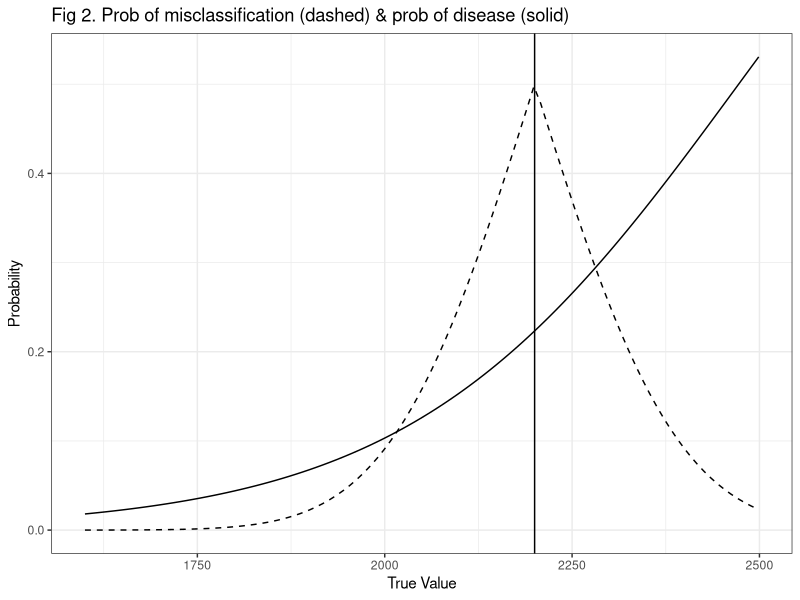
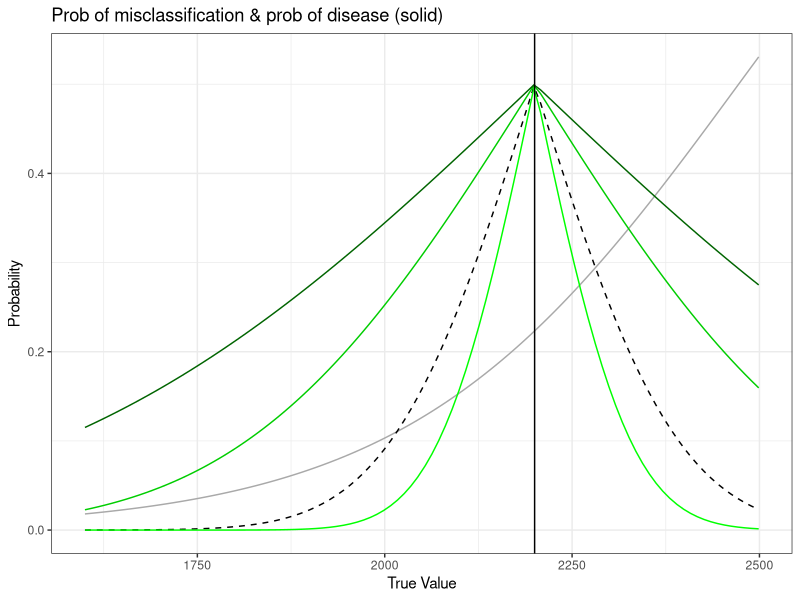

Here is the R script that generated these plots, in order:
## ---- chunk 1
knitr::opts_chunk$set(echo = TRUE)
library(ggplot2)
library(tidyverse)
## ---- chunk 2
# These are with fixed disease before simulations

flegal_sim_fixed <- function(N, Emin, Emax, cutpt, a, b, MEsigma, Nsims){
  # fixed exposure values and disease status. Using seq to ensure same numbers as paper
  E <- as.integer(seq(from = Emin, to = Emax, length.out = N))
  D <- rbinom(n = N, size = 1, p = plogis(a + b*E)) 

  values <- matrix(nrow = Nsims, ncol = 8, dimnames = list(c(), c("Se", "SeD1", "SeD0", "Sp", "SpD1", "SpD0", "RRtrue", "RRobs")))
  results <- matrix(nrow = length(MEsigma), ncol = 16, dimnames = list(c(),c("N", "Emin", "Emax", "cutoff", "a", "b", "Nsims", "ME", "SeAll", "SeD1", "SeD0", "SpAll", "SpD1", "SpD0", "RRtrue", "RRobs")))
  
   allresults <- data.frame()
 
    
  for (j in seq_along(MEsigma)){
    
    for (i in 1:Nsims){
      Eerror <- rnorm(N, mean = 0, sd = MEsigma)
      Eprime <- E + Eerror
      Ehigh <- ifelse(E > cutpt, 1, 0)
      Eprimehigh <- ifelse(Eprime > cutpt, 1, 0)
    
      values[i,1] <- sum(Eprimehigh==1 & Ehigh==1)/sum(Ehigh==1)
      values[i,2] <- sum(Eprimehigh[D==1]==1 & Ehigh[D==1]==1)/sum(Ehigh[D==1]==1)
      values[i,3] <- sum(Eprimehigh[D==0]==1 & Ehigh[D==0]==1)/sum(Ehigh[D==0]==1)
      
      values[i,4] <- sum(Eprimehigh==0 & Ehigh==0)/sum(Ehigh==0)
      values[i,5] <- sum(Eprimehigh[D==1]==0 & Ehigh[D==1]==0)/sum(Ehigh[D==1]==0)
      values[i,6] <- sum(Eprimehigh[D==0]==0 & Ehigh[D==0]==0)/sum(Ehigh[D==0]==0)
      
      values[i,7] <- (sum(D==1 & Ehigh==1)/sum(Ehigh==1))/(sum(D==1 & Ehigh==0)/sum(Ehigh==0))
      values[i,8] <- (sum(D==1 & Eprimehigh==1)/sum(Eprimehigh==1))/(sum(D==1 & Eprimehigh==0)/sum(Eprimehigh==0))
     }
    # "N", "Emin", "Emax", "cutoff", "a", "b", "Nsims", "ME", "SeAll", "SeD1", "SeD0", "SpAll", "SpD1", "SpD0", "RRtrue", "RRobs"
  results[j,] <- cbind(N, Emin, Emax, cutpt, a, b, Nsims, MEsigma[[j]], mean(values[,1]), mean(values[,2]), mean(values[,3]), mean(values[,4]), mean(values[,5]), mean(values[,6]), mean(values[,7]), mean(values[,8]))
  
  }
 
  allresults <- as.data.frame(results)
  return(allresults)
}

uni_sim_fixed <- function(N, Emin, Emax, cutpt, a, b, MEsigma, Nsims){
    
  E <- as.integer(runif(N, min = Emin, max = Emax))  
  D <- rbinom(n = N, size = 1, p = plogis(a + b*E)) 
  
  values <- matrix(nrow = Nsims, ncol = 8, dimnames = list(c(), c("Se", "SeD1", "SeD0", "Sp", "SpD1", "SpD0", "RRtrue", "RRobs")))
  results <- matrix(nrow = length(MEsigma), ncol = 16, dimnames = list(c(),c("N", "Emin", "Emax", "cutoff", "a", "b", "Nsims", "ME", "SeAll", "SeD1", "SeD0", "SpAll", "SpD1", "SpD0", "RRtrue", "RRobs")))

  
  for (j in seq_along(MEsigma)){
  
    for (i in 1:Nsims){
      Eerror <- rnorm(N, mean = 0, sd = MEsigma)
      Eprime <- E + Eerror
      Ehigh <- ifelse(E > cutpt, 1, 0)
      Eprimehigh <- ifelse(Eprime > cutpt, 1, 0)
    
      values[i,1] <- sum(Eprimehigh==1 & Ehigh==1)/sum(Ehigh==1)
      values[i,2] <- sum(Eprimehigh[D==1]==1 & Ehigh[D==1]==1)/sum(Ehigh[D==1]==1)
      values[i,3] <- sum(Eprimehigh[D==0]==1 & Ehigh[D==0]==1)/sum(Ehigh[D==0]==1)
      
      values[i,4] <- sum(Eprimehigh==0 & Ehigh==0)/sum(Ehigh==0)
      values[i,5] <- sum(Eprimehigh[D==1]==0 & Ehigh[D==1]==0)/sum(Ehigh[D==1]==0)
      values[i,6] <- sum(Eprimehigh[D==0]==0 & Ehigh[D==0]==0)/sum(Ehigh[D==0]==0)
      
      values[i,7] <- (sum(D==1 & Ehigh==1)/sum(Ehigh==1))/(sum(D==1 & Ehigh==0)/sum(Ehigh==0))
      values[i,8] <- (sum(D==1 & Eprimehigh==1)/sum(Eprimehigh==1))/(sum(D==1 & Eprimehigh==0)/sum(Eprimehigh==0))
 
    }
  #  "N", "Emin", "Emax", "cutoff", "a", "b", "Nsims", "ME", "Se", "SeD1", "SeD0", "Sp", "SpD1", "SpD0", "RRtrue", "RRobs"
  results[j,] <- cbind(N, Emin, Emax, cutpt, a, b, Nsims, MEsigma[[j]], mean(values[,1]), mean(values[,2]), mean(values[,3]), mean(values[,4]), mean(values[,5]), mean(values[,6]), mean(values[,7]), mean(values[,8]))
  }
  
  results <- as.data.frame(results)
  return(results)
  
}

normal_sim_fixed <- function(N, Emean, Esigma, cutpt, a, b, MEsigma, Nsims){
  
  E <- as.integer(rnorm(N, mean = Emean, sd = Esigma))
  D <- rbinom(n = N, size = 1, p = plogis(a + b*E))
  
  values <- matrix(nrow = Nsims, ncol = 8, dimnames = list(c(), c("Se", "SeD1", "SeD0", "Sp", "SpD1", "SpD0", "RRtrue", "RRobs")))
  params <- matrix(nrow = length(MEsigma), ncol = 16, dimnames = list(c(),c("N", "Emean", "ESD", "cutoff", "a", "b", "Nsims", "ME", "Se", "SeD1", "SeD0", "Sp", "SpD1", "SpD0", "RRtrue", "RRobs")))

  
for (j in seq_along(MEsigma)){
  
  for (i in 1:Nsims){
      Eerror <- rnorm(N, mean = 0, sd = MEsigma)
      Eprime <- E + Eerror
      Ehigh <- ifelse(E > cutpt, 1, 0)
      Eprimehigh <- ifelse(Eprime > cutpt, 1, 0)
    
      values[i,1] <- sum(Eprimehigh==1 & Ehigh==1)/sum(Ehigh==1)
      values[i,2] <- sum(Eprimehigh[D==1]==1 & Ehigh[D==1]==1)/sum(Ehigh[D==1]==1)
      values[i,3] <- sum(Eprimehigh[D==0]==1 & Ehigh[D==0]==1)/sum(Ehigh[D==0]==1)
      
      values[i,4] <- sum(Eprimehigh==0 & Ehigh==0)/sum(Ehigh==0)
      values[i,5] <- sum(Eprimehigh[D==1]==0 & Ehigh[D==1]==0)/sum(Ehigh[D==1]==0)
      values[i,6] <- sum(Eprimehigh[D==0]==0 & Ehigh[D==0]==0)/sum(Ehigh[D==0]==0)
      
      values[i,7] <- (sum(D==1 & Ehigh==1)/sum(Ehigh==1))/(sum(D==1 & Ehigh==0)/sum(Ehigh==0))
      values[i,8] <- (sum(D==1 & Eprimehigh==1)/sum(Eprimehigh==1))/(sum(D==1 & Eprimehigh==0)/sum(Eprimehigh==0))
  }
#  "N", "Emean", "ESD", "cutoff", "a", "b", "Nsims", "ME", "Se", "SeD1", "SeD0", "Sp", "SpD1", "SpD0", "RRtrue", "RRobs"
    params[j,] <- cbind(N, Emean, Esigma, cutpt, a, b, Nsims, MEsigma[[j]], mean(values[,1]), mean(values[,2]), mean(values[,3]), mean(values[,4]), mean(values[,5]), mean(values[,6]), mean(values[,7]), mean(values[,8]))

}
  
  params <- as.data.frame(params) 
  return(params)
}
## ---- chunk 3
# function arguments: N, Emin, Emax, cutpt, a, b, Nsigma, MEsigma, Nsims
MEsigma <- c(100, 300, 500)
set.seed(303)
# A, B, C reflect the different regression models/ RR

case1A <- flegal_sim_fixed(100, 1600, 2499, 2200, -4.5, 0.0019, MEsigma, 200)
case1B <- flegal_sim_fixed(100, 1600, 2499, 2200, -8.0, 0.0035, MEsigma, 200)
case1C <- flegal_sim_fixed(100, 1600, 2499, 2200, -16.0, 0.0072, MEsigma, 200)

case1 <- rbind(case1A, case1B, case1C)
case1
## ---- chunk 4
set.seed(303)
# function arguments: N, Emin, Emax, cutpt, a, b, Nsigma, MEsigma, Nsims
# A, B, C reflect the different regression models/ RR
case2A <- flegal_sim_fixed(100, 1600, 2499, 2200, -4.5, 0.0019, MEsigma, 1000)
case2B <- flegal_sim_fixed(100, 1600, 2499, 2200, -8.0, 0.0035, MEsigma, 1000)
case2C <- flegal_sim_fixed(100, 1600, 2499, 2200, -16.0, 0.0072, MEsigma, 1000)

case2 <- rbind(case2A, case2B, case2C)

case2
## ---- chunk 5
set.seed(303)
# function arguments: N, Emin, Emax, cutpt, a, b, Nsigma, MEsigma, Nsims
# A, B, C reflect the different regression models/ RR
case3A <- flegal_sim_fixed(1000, 1600, 2499, 2200, -4.5, 0.0019, MEsigma, 1000)
case3B <- flegal_sim_fixed(1000, 1600, 2499, 2200, -8.0, 0.0035, MEsigma, 1000)
case3C <- flegal_sim_fixed(1000, 1600, 2499, 2200, -16.0, 0.0072, MEsigma, 1000)

scase3 <- rbind(case3A, case3B, case3C)

ucase3A <- uni_sim_fixed(1000, 1600, 2499, 2200, -4.5, 0.0019, MEsigma, 1000)
ucase3B <- uni_sim_fixed(1000, 1600, 2499, 2200, -8.0, 0.0035, MEsigma, 1000)
ucase3C <- uni_sim_fixed(1000, 1600, 2499, 2200, -16.0, 0.0072, MEsigma, 1000)

ucase3 <- rbind(ucase3A, ucase3B, ucase3C)

comp3 <- rbind(scase3, ucase3) #comparing how the seq vs. uniform functions do 

case3 <- ucase3
## ---- chunk 6
set.seed(303)
# A. a = -4.5, b = 0.0019; B. a = -8.0, b = 0.0035; C. a = -16.0, b = 0.0072
# N, Emean, Esigma, cutpt, a, b, MEsigma, Nsims
case5A <- normal_sim_fixed(1000, 2050, 150, 2200, -4.5, 0.0019, MEsigma, 1000)
case5B <- normal_sim_fixed(1000, 2050, 150, 2200, -8.0, 0.0035, MEsigma, 1000)
case5C <- normal_sim_fixed(1000, 2050, 150, 2200, -16.0, 0.0072, MEsigma, 1000)

case5 <- rbind(case5A, case5B, case5C)

##### Other ~N
# Case 6: Normal distribution around the cutpoint (mean 2,200)  
# Case 7: exposure ~N but 'high' is rare (mean 1,900)
# Case 8: big sample size

case6A <- normal_sim_fixed(1000, 2200, 150, 2200, -4.5, 0.0019, MEsigma, 1000)
case6B <- normal_sim_fixed(1000, 2200, 150, 2200, -8.0, 0.0035, MEsigma, 1000)
case6C <- normal_sim_fixed(1000, 2200, 150, 2200, -16.0, 0.0072, MEsigma, 1000)

case6 <- rbind(case6A, case6B, case6C)

case7A <- normal_sim_fixed(1000, 1900, 150, 2200, -4.5, 0.0019, MEsigma, 1000)
case7B <- normal_sim_fixed(1000, 1900, 150, 2200, -8.0, 0.0035, MEsigma, 1000)
case7C <- normal_sim_fixed(1000, 1900, 150, 2200, -16.0, 0.0072, MEsigma, 1000)

case7 <- rbind(case7A, case7B, case7C)
## ---- chunk 7
uni_sim <- function(N, Emin, Emax, cutpt, a, b, MEsigma, Nsims){
    
  E <- as.integer(runif(N, min = Emin, max = Emax))  
  values <- matrix(nrow = Nsims, ncol = 8, dimnames = list(c(), c("Se", "SeD1", "SeD0", "Sp", "SpD1", "SpD0", "RRtrue", "RRobs")))
  results <- matrix(nrow = length(MEsigma), ncol = 16, dimnames = list(c(),c("N", "Emin", "Emax", "cutoff", "a", "b", "Nsims", "ME", "SeAll", "SeD1", "SeD0", "SpAll", "SpD1", "SpD0", "RRtrue", "RRobs")))

  
  for (j in seq_along(MEsigma)){
  
    for (i in 1:Nsims){
      D <- rbinom(n = N, size = 1, p = plogis(a + b*E)) 
      Eerror <- rnorm(N, mean = 0, sd = MEsigma)
      Eprime <- E + Eerror
      Ehigh <- ifelse(E > cutpt, 1, 0)
      Eprimehigh <- ifelse(Eprime > cutpt, 1, 0)
    
      values[i,1] <- sum(Eprimehigh==1 & Ehigh==1)/sum(Ehigh==1)
      values[i,2] <- sum(Eprimehigh[D==1]==1 & Ehigh[D==1]==1)/sum(Ehigh[D==1]==1)
      values[i,3] <- sum(Eprimehigh[D==0]==1 & Ehigh[D==0]==1)/sum(Ehigh[D==0]==1)
      
      values[i,4] <- sum(Eprimehigh==0 & Ehigh==0)/sum(Ehigh==0)
      values[i,5] <- sum(Eprimehigh[D==1]==0 & Ehigh[D==1]==0)/sum(Ehigh[D==1]==0)
      values[i,6] <- sum(Eprimehigh[D==0]==0 & Ehigh[D==0]==0)/sum(Ehigh[D==0]==0)
      
      values[i,7] <- (sum(D==1 & Ehigh==1)/sum(Ehigh==1))/(sum(D==1 & Ehigh==0)/sum(Ehigh==0))
      values[i,8] <- (sum(D==1 & Eprimehigh==1)/sum(Eprimehigh==1))/(sum(D==1 & Eprimehigh==0)/sum(Eprimehigh==0))
 
    }
  #  "N", "Emin", "Emax", "cutoff", "a", "b", "Nsims", "ME", "Se", "SeD1", "SeD0", "Sp", "SpD1", "SpD0", "RRtrue", "RRobs"
  results[j,] <- cbind(N, Emin, Emax, cutpt, a, b, Nsims, MEsigma[[j]], mean(values[,1]), mean(values[,2]), mean(values[,3]), mean(values[,4]), mean(values[,5]), mean(values[,6]), mean(values[,7]), mean(values[,8]))
  }
  
  results <- as.data.frame(results)
  return(results)
  
}

# Normal
normal_sim <- function(N, Emean, Esigma, cutpt, a, b, MEsigma, Nsims){
  E <- rnorm(N, mean = Emean, sd = Esigma)
  
  values <- matrix(nrow = Nsims, ncol = 8, dimnames = list(c(), c("Se", "SeD1", "SeD0", "Sp", "SpD1", "SpD0", "RRtrue", "RRobs")))
  
  params <- matrix(nrow = length(MEsigma), ncol = 16, dimnames = list(c(),c("N", "Emean", "ESD", "cutoff", "a", "b", "Nsims", "ME", "Se", "SeD1", "SeD0", "Sp", "SpD1", "SpD0", "RRtrue", "RRobs")))

for (j in seq_along(MEsigma)){
  
  for (i in 1:Nsims){
      D <- rbinom(n = N, size = 1, p = plogis(a + b*E))
      Eerror <- rnorm(N, mean = 0, sd = MEsigma)
      Eprime <- E + Eerror
      Ehigh <- ifelse(E > cutpt, 1, 0)
      Eprimehigh <- ifelse(Eprime > cutpt, 1, 0)
    
      values[i,1] <- sum(Eprimehigh==1 & Ehigh==1)/sum(Ehigh==1)
      values[i,2] <- sum(Eprimehigh[D==1]==1 & Ehigh[D==1]==1)/sum(Ehigh[D==1]==1)
      values[i,3] <- sum(Eprimehigh[D==0]==1 & Ehigh[D==0]==1)/sum(Ehigh[D==0]==1)
      
      values[i,4] <- sum(Eprimehigh==0 & Ehigh==0)/sum(Ehigh==0)
      values[i,5] <- sum(Eprimehigh[D==1]==0 & Ehigh[D==1]==0)/sum(Ehigh[D==1]==0)
      values[i,6] <- sum(Eprimehigh[D==0]==0 & Ehigh[D==0]==0)/sum(Ehigh[D==0]==0)
      
      values[i,7] <- (sum(D==1 & Ehigh==1)/sum(Ehigh==1))/(sum(D==1 & Ehigh==0)/sum(Ehigh==0))
      values[i,8] <- (sum(D==1 & Eprimehigh==1)/sum(Eprimehigh==1))/(sum(D==1 & Eprimehigh==0)/sum(Eprimehigh==0))
  }
  
    params[j,] <- cbind(N, Emin, Emax, cutpt, a, b, Nsims, MEsigma[[j]], mean(values[,1]), mean(values[,2]), mean(values[,3]), mean(values[,4]), mean(values[,5]), mean(values[,6]), mean(values[,7]), mean(values[,8]))

}
  
  params <- as.data.frame(params) 
  return(params)
}

flegal_sim <- function(N, Emin, Emax, cutpt, a, b, MEsigma, Nsims){
 
   E <- as.integer(seq(from = Emin, to = Emax, length.out = N))
  values <- matrix(nrow = Nsims, ncol = 8, dimnames = list(c(), c("Se", "SeD1", "SeD0", "Sp", "SpD1", "SpD0", "RRtrue", "RRobs")))
  results <- matrix(nrow = length(MEsigma), ncol = 16, dimnames = list(c(),c("N", "Emin", "Emax", "cutoff", "a", "b", "Nsims", "ME", "SeAll", "SeD1", "SeD0", "SpAll", "SpD1", "SpD0", "RRtrue", "RRobs")))
  
   allresults <- data.frame()
 
    
  for (j in seq_along(MEsigma)){
    
    for (i in 1:Nsims){
      D <- rbinom(n = N, size = 1, p = plogis(a + b*E)) 
      Eerror <- rnorm(N, mean = 0, sd = MEsigma)
      Eprime <- E + Eerror
      Ehigh <- ifelse(E > cutpt, 1, 0)
      Eprimehigh <- ifelse(Eprime > cutpt, 1, 0)
    
      values[i,1] <- sum(Eprimehigh==1 & Ehigh==1)/sum(Ehigh==1)
      values[i,2] <- sum(Eprimehigh[D==1]==1 & Ehigh[D==1]==1)/sum(Ehigh[D==1]==1)
      values[i,3] <- sum(Eprimehigh[D==0]==1 & Ehigh[D==0]==1)/sum(Ehigh[D==0]==1)
      
      values[i,4] <- sum(Eprimehigh==0 & Ehigh==0)/sum(Ehigh==0)
      values[i,5] <- sum(Eprimehigh[D==1]==0 & Ehigh[D==1]==0)/sum(Ehigh[D==1]==0)
      values[i,6] <- sum(Eprimehigh[D==0]==0 & Ehigh[D==0]==0)/sum(Ehigh[D==0]==0)
      
      values[i,7] <- (sum(D==1 & Ehigh==1)/sum(Ehigh==1))/(sum(D==1 & Ehigh==0)/sum(Ehigh==0))
      values[i,8] <- (sum(D==1 & Eprimehigh==1)/sum(Eprimehigh==1))/(sum(D==1 & Eprimehigh==0)/sum(Eprimehigh==0))
     }
    # "N", "Emin", "Emax", "cutoff", "a", "b", "Nsims", "ME", "SeAll", "SeD1", "SeD0", "SpAll", "SpD1", "SpD0", "RRtrue", "RRobs"
  results[j,] <- cbind(N, Emin, Emax, cutpt, a, b, Nsims, MEsigma[[j]], mean(values[,1]), mean(values[,2]), mean(values[,3]), mean(values[,4]), mean(values[,5]), mean(values[,6]), mean(values[,7]), mean(values[,8]))
  
  }
 
  allresults <- as.data.frame(results)
  return(allresults)
}
## ---- chunk 8
pop0 <- tibble(E = as.integer(seq(from = 1600, to = 2499, length.out = 100)), 
               Eerror = rnorm(100, mean = 0, sd = 150), 
               Eprime = E + Eerror, 
               E_high = ifelse(E > 2200, 1, 0), 
               Eprime_high = ifelse(Eprime > 2200,1, 0),
               E_mis = ifelse(E_high != Eprime_high, 1, 0), 
               D = rbinom(n = 100, size = 1, p = plogis(-10 + 0.004*E))
               )

sp1 <- ggplot(pop0, aes(x = E, y = Eprime)) + geom_point() + scale_x_continuous(limits = c(1400, 2600), breaks = seq(1400,2600, 200)) + scale_y_continuous(limits = c(1200, 2800), breaks = seq(1200,2800, 200)) + theme_bw()

Figure1a <- sp1 + labs(title = "Cutpoint of 2,000", x = "True Value", y = "Measured Value") + geom_vline(xintercept = 2000) + geom_hline(yintercept = 2000, linetype = "dashed") 
# Figure1a

Figure1b <- sp1 + labs(title = "Original scenario (n = 100)", x = "True Value", y = "Measured Value") + geom_vline(xintercept = 2200) + geom_hline(yintercept = 2200, linetype = "dashed")
# Figure1b
## ---- chunk 9
# expected probability of disease 
prob_D <- glm(D ~ E, data = pop0, family = binomial)
expected_pD <- predict(prob_D, pop0, type = "response")

# probability of misclassification
pop0$E_diff <- abs(pop0$E-2200)
pop0$a <- 1 - pnorm(pop0$E_diff, 0, 150)
# ggplot(pop, aes(x = E, y = a))+ geom_line() + geom_vline(xintercept = 2200) + theme_bw()

# Figure 2
flegal_figure2 <- ggplot(pop0, aes(x = E)) + geom_line(aes(y = expected_pD)) + geom_line(aes(y = a), linetype = 2) + geom_vline(xintercept = 2200) + theme_bw() + labs(title = "Fig 2. Prob of misclassification (dashed) & prob of disease (solid)", x = "True Value", y = "Probability")
flegal_figure2

# expected probability of disease p as a quadratic function of E
pop0$expected_pD_quad <- 6.592 - 0.00673*pop0$E + 0.00000172*(pop0$E**2)

# Figure 3:
flegal_figure3 <- ggplot(pop0, aes(x = E)) + geom_line(aes(y = expected_pD_quad)) + geom_line(aes(y = a), linetype = 2) + geom_vline(xintercept = 2200) + theme_bw() + labs(title = "Fig 3. Prob of misclassification (dashed) & prob of disease, quadratic term (solid)", x = "True Value", y = "Probability")

# probability of misclassification, varied SD to match simulation conditions
pop0$a100 <- 1 - pnorm(pop0$E_diff, 0, 100)
pop0$a300 <- 1 - pnorm(pop0$E_diff, 0, 300)
pop0$a500 <- 1 - pnorm(pop0$E_diff, 0, 500)

ggplot(pop0, aes(x = E)) + geom_line(aes(y = expected_pD), color = "darkgrey") + geom_line(aes(y = a), linetype = 2) + geom_line(aes(y = a100), color = "green") + geom_line(aes(y = a300), color = "green3") + geom_line(aes(y = a500), color = "darkgreen") + geom_vline(xintercept = 2200) + theme_bw() + labs(title = "Prob of misclassification & prob of disease (solid)", x = "True Value", y = "Probability")

